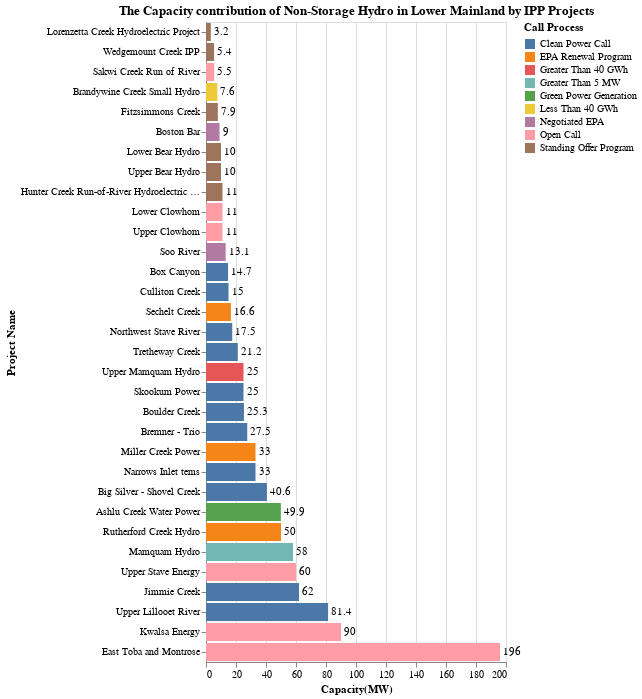

Source (notebook cell):
### Code cell
title = alt.TitleParams('The Capacity contribution of Non-Storage Hydro in Lower Mainland by IPP Projects')

capacity_IPP = alt.Chart(data_LM, title = title).mark_bar().encode(
                    alt.Y('Project_name', title='Project Name',sort='x'),
                    alt.X('sum(Capacity(MW))', title='Capacity(MW)'),
                    alt.Color('Call_process', title = 'Call Process')).properties( width=300)
cap_LM_Loc_chart = capacity_IPP + capacity_IPP.mark_text(
    color = 'black', align='left', dx = 3).encode(text='sum(Capacity(MW))',color=alt.value('black'))
cap_LM_Loc_chart

### Figure 1 — Vega-Lite specification as saved in the notebook (floating-point values rounded to 4 significant figures)
{"config": {"view": {"continuousWidth": 300, "continuousHeight": 300}}, "layer": [{"mark": {"type": "bar"}, "encoding": {"color": {"field": "Call_process", "title": "Call Process", "type": "nominal"}, "x": {"aggregate": "sum", "field": "Capacity(MW)", "title": "Capacity(MW)", "type": "quantitative"}, "y": {"field": "Project_name", "sort": "x", "title": "Project Name", "type": "nominal"}}, "title": {"text": "The Capacity contribution of Non-Storage Hydro in Lower Mainland by IPP Projects"}}, {"mark": {"type": "text", "align": "left", "color": "black", "dx": 3}, "encoding": {"color": {"value": "black"}, "text": {"aggregate": "sum", "field": "Capacity(MW)", "type": "quantitative"}, "x": {"aggregate": "sum", "field": "Capacity(MW)", "title": "Capacity(MW)", "type": "quantitative"}, "y": {"field": "Project_name", "sort": "x", "title": "Project Name", "type": "nominal"}}, "title": {"text": "The Capacity contribution of Non-Storage Hydro in Lower Mainland by IPP Projects"}}], "data": {"name": "data-ee36b86c46d1c1bbee6994a830756307"}, "width": 300, "$schema": "https://vega.github.io/schema/vega-lite/v5.20.1.json", "datasets": {"data-ee36b86c46d1c1bbee6994a830756307": [{"Sub_region": "Lower Mainland", "Project_name": "Sakwi Creek Run of River", "IPP_seller": "Sakwi Creek Hydro Limited Partnership", "Location": "Agassiz", "Type": "Non-Storage Hydro", "Year": "2006", "Call_process": "Open Call", "Capacity(MW)": 5.5, "Energy(GWh/yr)": 21.0, "Region": "Lower Mainland"}, {"Sub_region": "Lower Mainland", "Project_name": "Boston Bar", "IPP_seller": "Boston Bar Limited Partnership", "Location": "Boston Bar", "Type": "Non-Storage Hydro", "Year": "2017", "Call_process": "Negotiated EPA", "Capacity(MW)": 9.0, "Energy(GWh/yr)": 37.0, "Region": "Lower Mainland"}, {"Sub_region": "Lower Mainland", "Project_name": "Big Silver - Shovel Creek", "IPP_seller": "Big Silver Creek Power Limited Partnership", "Location": "Harrison Hot Springs", "Type": "Non-Storage Hydro", "Year": "2010", "Call_process": "Clean Power Call", "Capacity(MW)": 40.6, "Energy(GWh/yr)": 158.6, "Region": "Lower Mainland"}, {"Sub_region": "Lower Mainland", "Project_name": "Bremner - Trio", "IPP_seller": "Bremner Trio Hydro Corp.", "Location": "Harrison Hot Springs", "Type": "Non-Storage Hydro", "Year": "2010", "Call_process": "Clean Power Call", "Capacity(MW)": 27.5, "Energy(GWh/yr)": 87.3, "Region": "Lower Mainland"}, {"Sub_region": "Lower Mainland", "Project_name": "Hunter Creek Run-of-River Hydroelectric Project", "IPP_seller": "Hunter Creek Hydro Limited Partnership", "Location": "Hope", "Type": "Non-Storage Hydro", "Year": "2010", "Call_process": "Standing Offer Program", "Capacity(MW)": 11.0, "Energy(GWh/yr)": 37.0, "Region": "Lower Mainland"}, {"Sub_region": "Lower Mainland", "Project_name": "Lorenzetta Creek Hydroelectric Project", "IPP_seller": "Zella Holdings Ltd.", "Location": "Laidlaw", "Type": "Non-Storage Hydro", "Year": "2010", "Call_process": "Standing Offer Program", "Capacity(MW)": 3.2, "Energy(GWh/yr)": 10.3, "Region": "Lower Mainland"}, {"Sub_region": "Lower Mainland", "Project_name": "Kwalsa Energy", "IPP_seller": "Harrison Hydro Limited Partnership", "Location": "Mission", "Type": "Non-Storage Hydro", "Year": "2006", "Call_process": "Open Call", "Capacity(MW)": 90.0, "Energy(GWh/yr)": 384.0, "Region": "Lower Mainland"}, {"Sub_region": "Lower Mainland", "Project_name": "Upper Stave Energy", "IPP_seller": "Harrison Hydro Limited Partnership", "Location": "Mission", "Type": "Non-Storage Hydro", "Year": "2006", "Call_process": "Open Call", "Capacity(MW)": 60.0, "Energy(GWh/yr)": 264.0, "Region": "Lower Mainland"}, {"Sub_region": "Lower Mainland", "Project_name": "Northwest Stave River", "IPP_seller": "Northwest Stave River Hydro Limited Partnership", "Location": "Mission", "Type": "Non-Storage Hydro", "Year": "2010", "Call_process": "Clean Power Call", "Capacity(MW)": 17.5, "Energy(GWh/yr)": 64.7, "Region": "Lower Mainland"}, {"Sub_region": "Lower Mainland", "Project_name": "Tretheway Creek", "IPP_seller": "Tretheway Creek Power LP", "Location": "Mission", "Type": "Non-Storage Hydro", "Year": "2010", "Call_process": "Clean Power Call", "Capacity(MW)": 21.2, "Energy(GWh/yr)": 80.7, "Region": "Lower Mainland"}, {"Sub_region": "Lower Mainland", "Project_name": "Boulder Creek", "IPP_seller": "Boulder Creek Power Limited Partnership", "Location": "Pemberton", "Type": "Non-Storage Hydro", "Year": "2010", "Call_process": "Clean Power Call", "Capacity(MW)": 25.3, "Energy(GWh/yr)": 92.3, "Region": "Lower Mainland"}, {"Sub_region": "Lower Mainland", "Project_name": "Upper Lillooet River", "IPP_seller": "Upper Lillooet River Power Limited Partnership", "Location": "Pemberton", "Type": "Non-Storage Hydro", "Year": "2010", "Call_process": "Clean Power Call", "Capacity(MW)": 81.4, "Energy(GWh/yr)": 333.8, "Region": "Lower Mainland"}, {"Sub_region": "Lower Mainland", "Project_name": "Miller Creek Power", "IPP_seller": "Brown Miller Power LP", "Location": "Pemberton", "Type": "Non-Storage Hydro", "Year": "2022", "Call_process": "EPA Renewal Program", "Capacity(MW)": 33.0, "Energy(GWh/yr)": 118.0, "Region": "Lower Mainland"}, {"Sub_region": "Lower Mainland", "Project_name": "Rutherford Creek Hydro", "IPP_seller": "Rutherford Creek Power Limited Partnership", "Location": "Pemberton", "Type": "Non-Storage Hydro", "Year": "2022", "Call_process": "EPA Renewal Program", "Capacity(MW)": 50.0, "Energy(GWh/yr)": 172.0, "Region": "Lower Mainland"}, {"Sub_region": "Lower Mainland", "Project_name": "Box Canyon", "IPP_seller": "Box Canyon Hydro Corporation", "Location": "Port Mellon", "Type": "Non-Storage Hydro", "Year": "2010", "Call_process": "Clean Power Call", "Capacity(MW)": 14.7, "Energy(GWh/yr)": 47.4, "Region": "Lower Mainland"}, {"Sub_region": "Lower Mainland", "Project_name": "East Toba and Montrose", "IPP_seller": "Toba Montrose General Partnership", "Location": "Powell River", "Type": "Non-Storage Hydro", "Year": "2006", "Call_process": "Open Call", "Capacity(MW)": 196.0, "Energy(GWh/yr)": 715.0, "Region": "Lower Mainland"}, {"Sub_region": "Lower Mainland", "Project_name": "Jimmie Creek", "IPP_seller": "Jimmie Creek Limited Partnership", "Location": "Powell River", "Type": "Non-Storage Hydro", "Year": "2010", "Call_process": "Clean Power Call", "Capacity(MW)": 62.0, "Energy(GWh/yr)": 174.1, "Region": "Lower Mainland"}, {"Sub_region": "Lower Mainland", "Project_name": "Lower Clowhom", "IPP_seller": "Clowhom Limited Partnership", "Location": "Sechelt", "Type": "Non-Storage Hydro", "Year": "2006", "Call_process": "Open Call", "Capacity(MW)": 11.0, "Energy(GWh/yr)": 48.0, "Region": "Lower Mainland"}, {"Sub_region": "Lower Mainland", "Project_name": "Upper Clowhom", "IPP_seller": "Clowhom Limited Partnership", "Location": "Sechelt", "Type": "Non-Storage Hydro", "Year": "2006", "Call_process": "Open Call", "Capacity(MW)": 11.0, "Energy(GWh/yr)": 48.0, "Region": "Lower Mainland"}, {"Sub_region": "Lower Mainland", "Project_name": "Lower Bear Hydro", "IPP_seller": "Bear Hydro Limited Partnership", "Location": "Sechelt", "Type": "Non-Storage Hydro", "Year": "2008", "Call_process": "Standing Offer Program", "Capacity(MW)": 10.0, "Energy(GWh/yr)": 46.2, "Region": "Lower Mainland"}, {"Sub_region": "Lower Mainland", "Project_name": "Upper Bear Hydro", "IPP_seller": "Bear Hydro Limited Partnership", "Location": "Sechelt", "Type": "Non-Storage Hydro", "Year": "2008", "Call_process": "Standing Offer Program", "Capacity(MW)": 10.0, "Energy(GWh/yr)": 73.3, "Region": "Lower Mainland"}, {"Sub_region": "Lower Mainland", "Project_name": "Narrows Inlet tems", "IPP_seller": "sayamkwu Limited Partnership", "Location": "Sechelt", "Type": "Non-Storage Hydro", "Year": "2010", "Call_process": "Clean Power Call", "Capacity(MW)": 33.0, "Energy(GWh/yr)": 147.7, "Region": "Lower Mainland"}, {"Sub_region": "Lower Mainland", "Project_name": "Sechelt Creek", "IPP_seller": "MPT Hydro LP", "Location": "Sechelt", "Type": "Non-Storage Hydro", "Year": "2022", "Call_process": "EPA Renewal Program", "Capacity(MW)": 16.6, "Energy(GWh/yr)": 84.6, "Region": "Lower Mainland"}, {"Sub_region": "Lower Mainland", "Project_name": "Mamquam Hydro", "IPP_seller": "Atlantic Power (Coastal Rivers) Corporation", "Location": "Squamish", "Type": "Non-Storage Hydro", "Year": "1988", "Call_process": "Greater Than 5 MW", "Capacity(MW)": 58.0, "Energy(GWh/yr)": 250.0, "Region": "Lower Mainland"}, {"Sub_region": "Lower Mainland", "Project_name": "Upper Mamquam Hydro", "IPP_seller": "Canadian Hydro Developers Inc.", "Location": "Squamish", "Type": "Non-Storage Hydro", "Year": "2001", "Call_process": "Greater Than 40 GWh", "Capacity(MW)": 25.0, "Energy(GWh/yr)": 108.0, "Region": "Lower Mainland"}, {"Sub_region": "Lower Mainland", "Project_name": "Ashlu Creek Water Power", "IPP_seller": "Ashlu Creek Investments LP", "Location": "Squamish", "Type": "Non-Storage Hydro", "Year": "2003", "Call_process": "Green Power Generation", "Capacity(MW)": 49.9, "Energy(GWh/yr)": 268.7, "Region": "Lower Mainland"}, {"Sub_region": "Lower Mainland", "Project_name": "Culliton Creek", "IPP_seller": "Culliton Creek Power Limited Partnership", "Location": "Squamish", "Type": "Non-Storage Hydro", "Year": "2010", "Call_process": "Clean Power Call", "Capacity(MW)": 15.0, "Energy(GWh/yr)": 73.9, "Region": "Lower Mainland"}, {"Sub_region": "Lower Mainland", "Project_name": "Skookum Power", "IPP_seller": "Skookum Creek Power Partnership", "Location": "Squamish", "Type": "Non-Storage Hydro", "Year": "2010", "Call_process": "Clean Power Call", "Capacity(MW)": 25.0, "Energy(GWh/yr)": 102.0, "Region": "Lower Mainland"}, {"Sub_region": "Lower Mainland", "Project_name": "Brandywine Creek Small Hydro", "IPP_seller": "Rockford Energy Corp.", "Location": "Whistler", "Type": "Non-Storage Hydro", "Year": "2001", "Call_process": "Less Than 40 GWh", "Capacity(MW)": 7.6, "Energy(GWh/yr)": 34.1, "Region": "Lower Mainland"}, {"Sub_region": "Lower Mainland", "Project_name": "Fitzsimmons Creek", "IPP_seller": "Fitzsimmons Creek Hydro Limited Partnership", "Location": "Whistler", "Type": "Non-Storage Hydro", "Year": "2008", "Call_process": "Standing Offer Program", "Capacity(MW)": 7.9, "Energy(GWh/yr)": 36.0, "Region": "Lower Mainland"}, {"Sub_region": "Lower Mainland", "Project_name": "Wedgemount Creek IPP", "IPP_seller": "Concord Wedgemount Creek General Partnership", "Location": "Whistler", "Type": "Non-Storage Hydro", "Year": "2010", "Call_process": "Standing Offer Program", "Capacity(MW)": 5.4, "Energy(GWh/yr)": 19.8, "Region": "Lower Mainland"}, {"Sub_region": "Lower Mainland", "Project_name": "Soo River", "IPP_seller": "Joint Venture", "Location": "Whistler", "Type": "Non-Storage Hydro", "Year": "2016", "Call_process": "Negotiated EPA", "Capacity(MW)": 13.1, "Energy(GWh/yr)": 78.1, "Region": "Lower Mainland"}]}}
